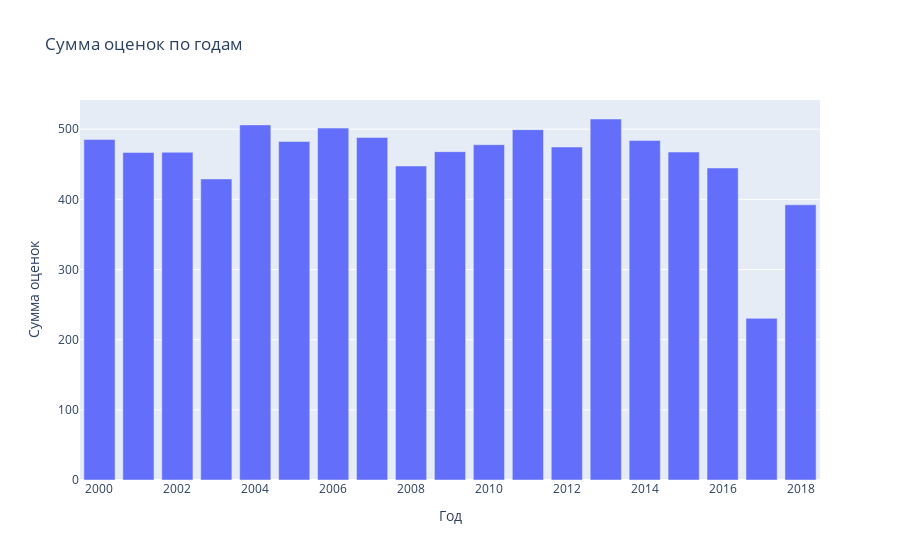

The notebook cell saved with this chart:
### Code cell
year_df = df_work[[x for x in df_work.columns if 'rate' in x] + ['year']]
sum_year = year_df.groupby('year').sum()

fig = go.Figure(data=[go.Bar(name=column, x=sum_year.index, y=sum_year[column]) for column in sum_year.columns])

fig.update_layout(title='Сумма оценок по годам', xaxis_title='Год', yaxis_title='Сумма оценок')
#Выводим сумму оценок по годом. Это наталкивает нас на какие-то предположения, например в 2017 году было много фильмов с плохой оценкой или же в 
#принципе было мало фильмов, не только плозих. Пока рано о чем-то судить

### Figure 1 — Plotly figure (JSON) as saved in the notebook; plotly's stock layout.template omitted (floating-point values rounded to 4 significant figures)
{"data": [{"name": "rate", "type": "bar", "x": [2000, 2001, 2002, 2003, 2004, 2005, 2006, 2007, 2008, 2009, 2010, 2011, 2012, 2013, 2014, 2015, 2016, 2017, 2018], "y": [485.2, 466.9, 467.1, 429.1, 506.1, 482.5, 501.5, 488.1, 447.5, 468.0, 477.9, 499.3, 474.6, 514.5, 484.0, 467.4, 444.7, 230.4, 392.2]}], "layout": {"title": {"text": "Сумма оценок по годам"}, "xaxis": {"title": {"text": "Год"}}, "yaxis": {"title": {"text": "Сумма оценок"}}}}
